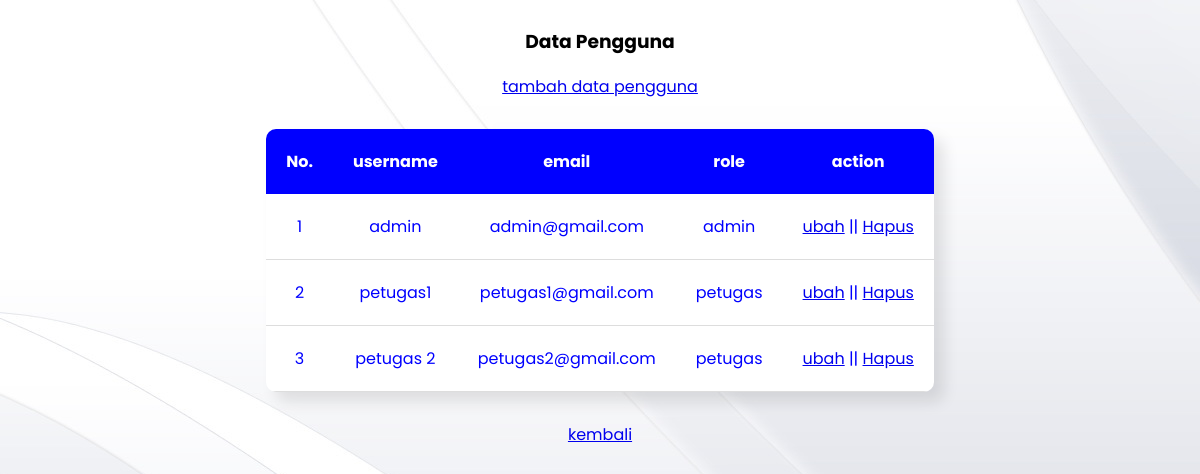
/admin/users/index.php (signed in), run on the app's committed database.
### tables this page shows
CREATE TABLE `users` (
  `id` int NOT NULL AUTO_INCREMENT,
  `username` varchar(50) NOT NULL,
  `email` varchar(100) NOT NULL,
  `password` varchar(255) NOT NULL,
  `role` enum('petugas','admin') NOT NULL,
  `created_at` timestamp NULL DEFAULT CURRENT_TIMESTAMP,
  `updated_at` timestamp NULL DEFAULT CURRENT_TIMESTAMP ON UPDATE CURRENT_TIMESTAMP,
  PRIMARY KEY (`id`),
  UNIQUE KEY `username` (`username`),
  UNIQUE KEY `email` (`email`)
);

### functions.php (called while the page is built, shortened)
<?php
 $conn = mysqli_connect("localhost","root","","spp_2");
 function query($query){
    global $conn;
    $result = mysqli_query($conn,$query);
    $rows = [];
    while ($row = mysqli_fetch_assoc($result)){
        $rows[] = $row;
    }
    return $rows;
 }
?>

### admin/users/index.php (the view, shortened to what this page needs)
<?php
    require "../../functions.php";
    $pengguna = query("SELECT * FROM users");
?>
<!DOCTYPE html>
<html lang="en">
<head>
    <link rel="stylesheet" href="../../Assets/CSS/tablestyle.css">
</head>
<body>
    <center>
    <h3>Data Pengguna</h3>
    <a href="tambahPeng.php">tambah data pengguna</a>
    <div class="table-container">
    <table cellpadding="20">
        <thead>
        <tr>
            <th>No.</th>
            <th>username</th>
            <th>email</th>
            <th>role</th>
            <th>action</th>
        </tr>
        </thead>
        <?php $i = 1; ?>
        <?php foreach( $pengguna as $row):?>
            <tr>
                <td><?= $i; ?></td>
                <td><?= $row["username"]; ?></td>
                <td><?= $row["email"]; ?></td>
                <td><?= $row["role"]; ?></td>
                <td><a href="ubahPeng.php?id=<?= $row["id"]; ?>">ubah</a> || <a href="hapusPeng.php?id=<?= $row["id"]; ?>" onclick="return confirm('Apakah kamu yakin ingin menghapus data ini?')"> Hapus</a></td>
            </tr>
        <?php $i++; ?>
        <?php endforeach; ?>
    </table>
    </div>
    <a href="../index.php">kembali</a>
    </center>
</body>
</html>

### Assets/CSS/tablestyle.css (style rules this page uses)
* { box-sizing: border-box; font-family: "Poppins"; }
body { display: flex; align-items: center; justify-content: center; background-image: url("../IMG/White-Abstract-Computer-Wallpaper.jpg"); }
.table-container { margin-top: 30px; margin-bottom: 30px; background-color: white; border-radius: 10px; overflow: hidden; box-shadow: 10px 10px 15px rgba(0,0,0,0.1); }
table { border-collapse: collapse; }
tbody tr { border-bottom: 1px solid #ddd; }
thead { background: blue; color: white; }

### data on the page
users: username "admin", email "admin@gmail.com", role "admin"
users: username "petugas1", email "petugas1@gmail.com", role "petugas"
users: username "petugas 2", email "petugas2@gmail.com", role "petugas"
